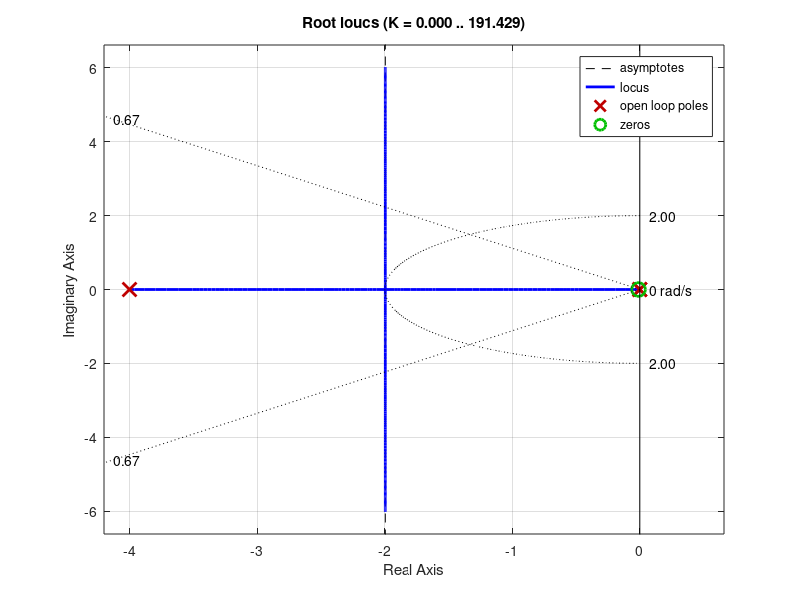

Recreate this plot in MATLAB. (Note: this script raises an error after producing the figure.)
m = 0.111;
R = 0.015;
g = -9.8;
L = 1.0;
d = 0.03;
J = 9.99e-6;
s = tf('s');
sys = -m*g*d/L/(J/R^2+m)/s^2;

rlocus(sys);

sgrid(.667, 1.9986);

axis([-5 5 -2 2]);

zo = 0.01;
po = 4;
C=tf([1 zo],[1 po]);

rlocus(C*sys)
sgrid(0.667, 1.9986)

[k,poles]=rlocfind(C*sys)

sys_cl=feedback(k*C*sys,1);
t=0:0.01:5;
figure
step(0.25*sys_cl,t)